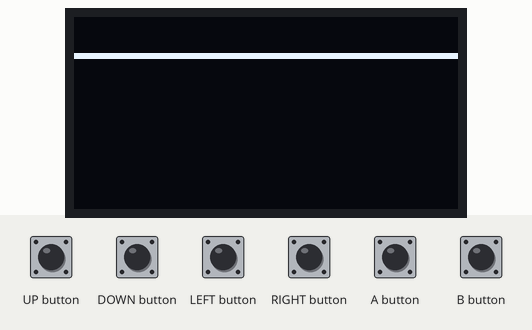
Recording of a sketch running on a simulated Arduboy, built with avr-gcc and run on an emulated ATmega32U4. Parts: 128×64 one-colour display. Random numbers use the default seed unless the sketch sets one; what the sketch prints to the serial monitor is not drawn.

Above: at 0.58 s.
At 1.01 s:
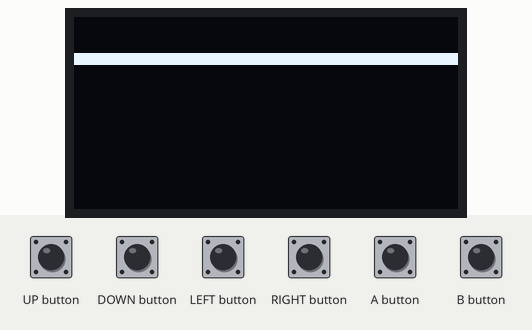
At 1.87 s:
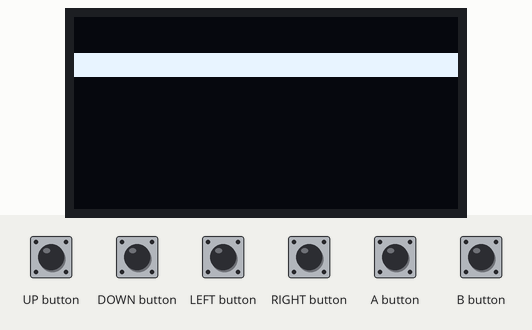
At 3.17 s:
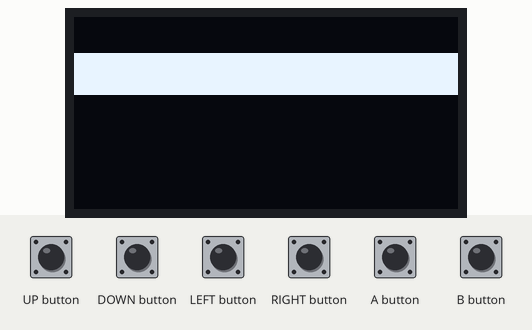
At 4.48 s:
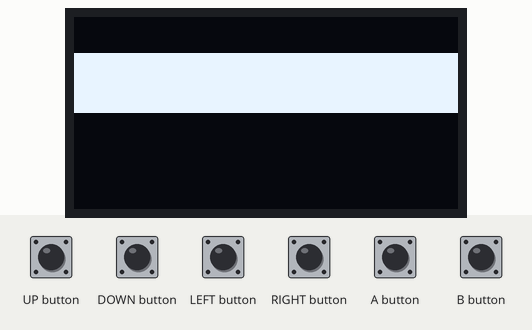
At 5.53 s:
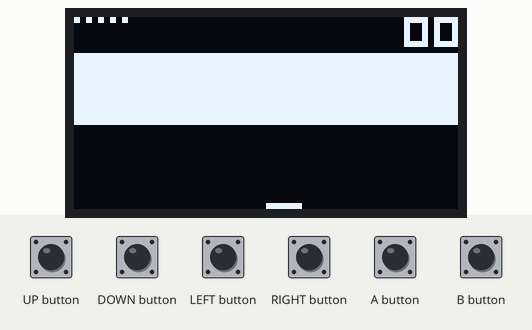

The sketch:

Chip8_arduboy_p.ino
```cpp
#include <Arduboy.h>
#include <stdlib.h>

Arduboy arduboy;
//INIT
unsigned short opcode;
unsigned short pc = 0x200;
unsigned short I = 0;
unsigned short sp = 0;

unsigned short stack[16] = {0, 0, 0, 0, 0, 0, 0, 0, 0, 0, 0, 0, 0, 0, 0, 0};
unsigned char V[16] = {0, 0, 0, 0, 0, 0, 0, 0, 0, 0, 0, 0, 0, 0, 0, 0};

const unsigned char memory[4096] PROGMEM = {240,144,144,144,240,32,96,32,32,112,240,16,240,128,240,240,16,240,16,240,144,144,240,16,16,240,128,240,16,240,240,128,240,144,240,240,16,32,64,64,240,144,240,144,240,240,144,240,16,240,240,144,240,144,144,224,144,224,144,224,240,128,128,128,240,224,144,144,144,224,240,128,240,128,240,240,128,240,128,128,0,0,0,0,0,0,0,0,0,0,0,0,0,0,0,0,0,0,0,0,0,0,0,0,0,0,0,0,0,0,0,0,0,0,0,0,0,0,0,0,0,0,0,0,0,0,0,0,0,0,0,0,0,0,0,0,0,0,0,0,0,0,0,0,0,0,0,0,0,0,0,0,0,0,0,0,0,0,0,0,0,0,0,0,0,0,0,0,0,0,0,0,0,0,0,0,0,0,0,0,0,0,0,0,0,0,0,0,0,0,0,0,0,0,0,0,0,0,0,0,0,0,0,0,0,0,0,0,0,0,0,0,0,0,0,0,0,0,0,0,0,0,0,0,0,0,0,0,0,0,0,0,0,0,0,0,0,0,0,0,0,0,0,0,0,0,0,0,0,0,0,0,0,0,0,0,0,0,0,0,0,0,0,0,0,0,0,0,0,0,0,0,0,0,0,0,0,0,0,0,0,0,0,0,0,0,0,0,0,0,0,0,0,0,0,0,0,0,0,0,0,0,0,0,0,0,0,0,0,0,0,0,0,0,0,0,0,0,0,0,0,0,0,0,0,0,0,0,0,0,0,0,0,0,0,0,0,0,0,0,0,0,0,0,0,0,0,0,0,0,0,0,0,0,0,0,0,0,0,0,0,0,0,0,0,0,0,0,0,0,0,0,0,0,0,0,0,0,0,0,0,0,0,0,0,0,0,0,0,0,0,0,0,0,0,0,0,0,0,0,0,0,0,0,0,0,0,0,0,0,0,0,0,0,0,0,0,0,0,0,0,0,0,0,0,0,0,0,0,0,0,0,0,0,0,0,0,0,0,0,0,0,0,0,0,0,0,0,0,0,0,0,0,0,0,0,0,0,0,0,0,0,0,0,0,0,0,0,0,0,0,0,0,0,0,0,0,0,0,0,0,0,0,0,0,0,0,0,0,0,0,0,0,0,0,0,0,0,0,0,0,0,0,0,0,0,0,0,0,0,0,0,110,5,101,0,107,6,106,0,163,12,218,177,122,4,58,64,18,8,123,1,59,18,18,6,108,32,109,31,163,16,220,209,34,246,96,0,97,0,163,18,208,17,112,8,163,14,208,17,96,64,240,21,240,7,48,0,18,52,198,15,103,30,104,1,105,255,163,14,214,113,163,16,220,209,96,4,224,161,124,254,96,6,224,161,124,2,96,63,140,2,220,209,163,14,214,113,134,132,135,148,96,63,134,2,97,31,135,18,71,31,18,172,70,0,104,1,70,63,104,255,71,0,105,1,214,113,63,1,18,170,71,31,18,170,96,5,128,117,63,0,18,170,96,1,240,24,128,96,97,252,128,18,163,12,208,113,96,254,137,3,34,246,117,1,34,246,69,192,19,24,18,70,105,255,128,96,128,197,63,1,18,202,97,2,128,21,63,1,18,224,128,21,63,1,18,238,128,21,63,1,18,232,96,32,240,24,163,14,126,255,128,224,128,4,97,0,208,17,62,0,18,48,18,222,120,255,72,254,104,255,18,238,120,1,72,2,104,1,96,4,240,24,105,255,18,112,163,20,245,51,242,101,241,41,99,55,100,0,211,69,115,5,242,41,211,69,0,238,240,0,128,0,252,0,170,0,0,0,0,0,110,5,0,224,18,4,0,0,0,0,0,0,0,0,0,0,0,0,0,0,0,0,0,0,0,0,0,0,0,0,0,0,0,0,0,0,0,0,0,0,0,0,0,0,0,0,0,0,0,0,0,0,0,0,0,0,0,0,0,0,0,0,0,0,0,0,0,0,0,0,0,0,0,0,0,0,0,0,0,0,0,0,0,0,0,0,0,0,0,0,0,0,0,0,0,0,0,0,0,0,0,0,0,0,0,0,0,0,0,0,0,0,0,0,0,0,0,0,0,0,0,0,0,0,0,0,0,0,0,0,0,0,0,0,0,0,0,0,0,0,0,0,0,0,0,0,0,0,0,0,0,0,0,0,0,0,0,0,0,0,0,0,0,0,0,0,0,0,0,0,0,0,0,0,0,0,0,0,0,0,0,0,0,0,0,0,0,0,0,0,0,0,0,0,0,0,0,0,0,0,0,0,0,0,0,0,0,0,0,0,0,0,0,0,0,0,0,0,0,0,0,0,0,0,0,0,0,0,0,0,0,0,0,0,0,0,0,0,0,0,0,0,0,0,0,0,0,0,0,0,0,0,0,0,0,0,0,0,0,0,0,0,0,0,0,0,0,0,0,0,0,0,0,0,0,0,0,0,0,0,0,0,0,0,0,0,0,0,0,0,0,0,0,0,0,0,0,0,0,0,0,0,0,0,0,0,0,0,0,0,0,0,0,0,0,0,0,0,0,0,0,0,0,0,0,0,0,0,0,0,0,0,0,0,0,0,0,0,0,0,0,0,0,0,0,0,0,0,0,0,0,0,0,0,0,0,0,0,0,0,0,0,0,0,0,0,0,0,0,0,0,0,0,0,0,0,0,0,0,0,0,0,0,0,0,0,0,0,0,0,0,0,0,0,0,0,0,0,0,0,0,0,0,0,0,0,0,0,0,0,0,0,0,0,0,0,0,0,0,0,0,0,0,0,0,0,0,0,0,0,0,0,0,0,0,0,0,0,0,0,0,0,0,0,0,0,0,0,0,0,0,0,0,0,0,0,0,0,0,0,0,0,0,0,0,0,0,0,0,0,0,0,0,0,0,0,0,0,0,0,0,0,0,0,0,0,0,0,0,0,0,0,0,0,0,0,0,0,0,0,0,0,0,0,0,0,0,0,0,0,0,0,0,0,0,0,0,0,0,0,0,0,0,0,0,0,0,0,0,0,0,0,0,0,0,0,0,0,0,0,0,0,0,0,0,0,0,0,0,0,0,0,0,0,0,0,0,0,0,0,0,0,0,0,0,0,0,0,0,0,0,0,0,0,0,0,0,0,0,0,0,0,0,0,0,0,0,0,0,0,0,0,0,0,0,0,0,0,0,0,0,0,0,0,0,0,0,0,0,0,0,0,0,0,0,0,0,0,0,0,0,0,0,0,0,0,0,0,0,0,0,0,0,0,0,0,0,0,0,0,0,0,0,0,0,0,0,0,0,0,0,0,0,0,0,0,0,0,0,0,0,0,0,0,0,0,0,0,0,0,0,0,0,0,0,0,0,0,0,0,0,0,0,0,0,0,0,0,0,0,0,0,0,0,0,0,0,0,0,0,0,0,0,0,0,0,0,0,0,0,0,0,0,0,0,0,0,0,0,0,0,0,0,0,0,0,0,0,0,0,0,0,0,0,0,0,0,0,0,0,0,0,0,0,0,0,0,0,0,0,0,0,0,0,0,0,0,0,0,0,0,0,0,0,0,0,0,0,0,0,0,0,0,0,0,0,0,0,0,0,0,0,0,0,0,0,0,0,0,0,0,0,0,0,0,0,0,0,0,0,0,0,0,0,0,0,0,0,0,0,0,0,0,0,0,0,0,0,0,0,0,0,0,0,0,0,0,0,0,0,0,0,0,0,0,0,0,0,0,0,0,0,0,0,0,0,0,0,0,0,0,0,0,0,0,0,0,0,0,0,0,0,0,0,0,0,0,0,0,0,0,0,0,0,0,0,0,0,0,0,0,0,0,0,0,0,0,0,0,0,0,0,0,0,0,0,0,0,0,0,0,0,0,0,0,0,0,0,0,0,0,0,0,0,0,0,0,0,0,0,0,0,0,0,0,0,0,0,0,0,0,0,0,0,0,0,0,0,0,0,0,0,0,0,0,0,0,0,0,0,0,0,0,0,0,0,0,0,0,0,0,0,0,0,0,0,0,0,0,0,0,0,0,0,0,0,0,0,0,0,0,0,0,0,0,0,0,0,0,0,0,0,0,0,0,0,0,0,0,0,0,0,0,0,0,0,0,0,0,0,0,0,0,0,0,0,0,0,0,0,0,0,0,0,0,0,0,0,0,0,0,0,0,0,0,0,0,0,0,0,0,0,0,0,0,0,0,0,0,0,0,0,0,0,0,0,0,0,0,0,0,0,0,0,0,0,0,0,0,0,0,0,0,0,0,0,0,0,0,0,0,0,0,0,0,0,0,0,0,0,0,0,0,0,0,0,0,0,0,0,0,0,0,0,0,0,0,0,0,0,0,0,0,0,0,0,0,0,0,0,0,0,0,0,0,0,0,0,0,0,0,0,0,0,0,0,0,0,0,0,0,0,0,0,0,0,0,0,0,0,0,0,0,0,0,0,0,0,0,0,0,0,0,0,0,0,0,0,0,0,0,0,0,0,0,0,0,0,0,0,0,0,0,0,0,0,0,0,0,0,0,0,0,0,0,0,0,0,0,0,0,0,0,0,0,0,0,0,0,0,0,0,0,0,0,0,0,0,0,0,0,0,0,0,0,0,0,0,0,0,0,0,0,0,0,0,0,0,0,0,0,0,0,0,0,0,0,0,0,0,0,0,0,0,0,0,0,0,0,0,0,0,0,0,0,0,0,0,0,0,0,0,0,0,0,0,0,0,0,0,0,0,0,0,0,0,0,0,0,0,0,0,0,0,0,0,0,0,0,0,0,0,0,0,0,0,0,0,0,0,0,0,0,0,0,0,0,0,0,0,0,0,0,0,0,0,0,0,0,0,0,0,0,0,0,0,0,0,0,0,0,0,0,0,0,0,0,0,0,0,0,0,0,0,0,0,0,0,0,0,0,0,0,0,0,0,0,0,0,0,0,0,0,0,0,0,0,0,0,0,0,0,0,0,0,0,0,0,0,0,0,0,0,0,0,0,0,0,0,0,0,0,0,0,0,0,0,0,0,0,0,0,0,0,0,0,0,0,0,0,0,0,0,0,0,0,0,0,0,0,0,0,0,0,0,0,0,0,0,0,0,0,0,0,0,0,0,0,0,0,0,0,0,0,0,0,0,0,0,0,0,0,0,0,0,0,0,0,0,0,0,0,0,0,0,0,0,0,0,0,0,0,0,0,0,0,0,0,0,0,0,0,0,0,0,0,0,0,0,0,0,0,0,0,0,0,0,0,0,0,0,0,0,0,0,0,0,0,0,0,0,0,0,0,0,0,0,0,0,0,0,0,0,0,0,0,0,0,0,0,0,0,0,0,0,0,0,0,0,0,0,0,0,0,0,0,0,0,0,0,0,0,0,0,0,0,0,0,0,0,0,0,0,0,0,0,0,0,0,0,0,0,0,0,0,0,0,0,0,0,0,0,0,0,0,0,0,0,0,0,0,0,0,0,0,0,0,0,0,0,0,0,0,0,0,0,0,0,0,0,0,0,0,0,0,0,0,0,0,0,0,0,0,0,0,0,0,0,0,0,0,0,0,0,0,0,0,0,0,0,0,0,0,0,0,0,0,0,0,0,0,0,0,0,0,0,0,0,0,0,0,0,0,0,0,0,0,0,0,0,0,0,0,0,0,0,0,0,0,0,0,0,0,0,0,0,0,0,0,0,0,0,0,0,0,0,0,0,0,0,0,0,0,0,0,0,0,0,0,0,0,0,0,0,0,0,0,0,0,0,0,0,0,0,0,0,0,0,0,0,0,0,0,0,0,0,0,0,0,0,0,0,0,0,0,0,0,0,0,0,0,0,0,0,0,0,0,0,0,0,0,0,0,0,0,0,0,0,0,0,0,0,0,0,0,0,0,0,0,0,0,0,0,0,0,0,0,0,0,0,0,0,0,0,0,0,0,0,0,0,0,0,0,0,0,0,0,0,0,0,0,0,0,0,0,0,0,0,0,0,0,0,0,0,0,0,0,0,0,0,0,0,0,0,0,0,0,0,0,0,0,0,0,0,0,0,0,0,0,0,0,0,0,0,0,0,0,0,0,0,0,0,0,0,0,0,0,0,0,0,0,0,0,0,0,0,0,0,0,0,0,0,0,0,0,0,0,0,0,0,0,0,0,0,0,0,0,0,0,0,0,0,0,0,0,0,0,0,0,0,0,0,0,0,0,0,0,0,0,0,0,0,0,0,0,0,0,0,0,0,0,0,0,0,0,0,0,0,0,0,0,0,0,0,0,0,0,0,0,0,0,0,0,0,0,0,0,0,0,0,0,0,0,0,0,0,0,0,0,0,0,0,0,0,0,0,0,0,0,0,0,0,0,0,0,0,0,0,0,0,0,0,0,0,0,0,0,0,0,0,0,0,0,0,0,0,0,0,0,0,0,0,0,0,0,0,0,0,0,0,0,0,0,0,0,0,0,0,0,0,0,0,0,0,0,0,0,0,0,0,0,0,0,0,0,0,0,0,0,0,0,0,0,0,0,0,0,0,0,0,0,0,0,0,0,0,0,0,0,0,0,0,0,0,0,0,0,0,0,0,0,0,0,0,0,0,0,0,0,0,0,0,0,0,0,0,0,0,0,0,0,0,0,0,0,0,0,0,0,0,0,0,0,0,0,0,0,0,0,0,0,0,0,0,0,0,0,0,0,0,0,0,0,0,0,0,0,0,0,0,0,0,0,0,0,0,0,0,0,0,0,0,0,0,0,0,0,0,0,0,0,0,0,0,0,0,0,0,0,0,0,0,0,0,0,0,0,0,0,0,0,0,0,0,0,0,0,0,0,0,0,0,0,0,0,0,0,0,0,0,0,0,0,0,0,0,0,0,0,0,0,0,0,0,0,0,0,0,0,0,0,0,0,0,0,0,0,0,0,0,0,0,0,0,0,0,0,0,0,0,0,0,0,0,0,0,0,0,0,0,0,0,0,0,0,0,0,0,0,0,0,0,0,0,0,0,0,0,0,0,0,0,0,0,0,0,0,0,0,0,0,0,0,0,0,0,0,0,0,0,0,0,0,0,0,0,0,0,0,0,0,0,0,0,0,0,0,0,0,0,0,0,0,0,0,0,0,0,0,0,0,0,0,0,0,0,0,0,0,0,0,0,0,0,0,0,0,0,0,0,0,0,0,0,0,0,0,0,0,0,0,0,0,0,0,0,0,0,0,0,0,0,0,0,0,0,0,0,0,0,0,0,0,0,0,0,0,0,0,0,0,0,0,0,0,0,0,0,0,0,0,0,0,0,0,0,0,0,0,0,0,0,0,0,0,0,0,0,0,0,0,0,0,0,0,0,0,0,0,0,0,0,0,0,0,0,0,0,0,0,0,0,0,0,0,0,0,0,0,0,0,0,0,0,0,0,0,0,0,0,0,0,0,0,0,0,0,0,0,0,0,0,0,0,0,0,0,0,0,0,0,0,0,0,0,0,0,0,0,0,0,0,0,0,0,0,0,0,0,0,0,0,0,0,0,0,0,0,0,0,0,0,0,0,0,0,0,0,0,0,0,0,0,0,0,0,0,0,0,0,0,0,0,0,0,0,0,0,0,0,0,0,0,0,0,0,0,0,0,0,0,0,0,0,0,0,0,0,0,0,0,0,0,0,0,0,0,0,0,0,0,0,0,0,0,0,0,0,0,0,0,0,0,0,0,0,0,0,0,0,0,0,0,0,0,0,0,0,0,0,0,0,0,0,0,0,0,0,0,0,0,0,0,0,0,0,0,0,0,0,0,0,0,0,0,0,0,0,0,0,0,0,0,0,0,0,0,0,0,0,0,0,0,0,0,0,0,0,0,0,0,0,0,0,0,0,0,0,0,0,0,0,0,0,0,0,0,0,0,0,0,0,0,0,0,0,0,0,0,0,0,0,0,0,0,0,0,0,0,0,0,0,0,0,0,0,0,0,0,0,0,0,0,0,0,0,0,0,0,0,0,0,0,0,0,0,0,0,0,0,0,0,0,0,0,0,0,0,0,0,0,0,0,0,0,0,0,0,0,0,0,0,0,0,0,0,0,0,0,0,0,0,0,0,0,0,0,0,0,0,0,0,0,0,0,0,0,0,0,0,0,0,0,0,0,0,0,0,0,0,0,0,0,0,0,0,0,0,0,0,0,0,0,0,0,0,0,0,0,0,0,0,0,0,0,0,0,0,0,0,0,0,0,0,0,0,0,0,0,0,0,0,0,0,0,0,0,0,0,0,0,0,0,0,0,0,0,0,0,0,0,0,0,0,0,0,0,0,0,0,0,0,0,0,0,0,0,0,0,0,0,0,0,0,0,0,0,0,0,0,0,0,0,0,0,0,0,0,0,0,0,0,0,0,0,0,0,0,0,0,0,0,0,0,0,0,0,0,0,0,0,0,0,0,0,0,0,0,0,0,0,0,0,0,0,0,0,0,0,0,0,0,0,0,0,0,0,0,0,0,0,0,0,0,0,0,0,0,0,0,0,0,0,0,0,0,0,0,0,0,0,0,0,0,0,0,0,0,0,0,0,0,0,0,0,0,0,0,0,0,0,0,0,0,0,0,0,0,0,0,0,0,0,0,0,0,0,0,0,0,0,0,0,0,0,0,0,0,0,0,0,0,0,0,0,0,0,0,0,0,0,0,0,0,0,0,0,0,0,0,0,0,0,0,0,0,0,0,0,0,0,0,0,0,0,0,0,0,0,0,0,0,0,0,0,0,0,0,0,0,0,0,0,0,0,0,0,0,0,0,0,0,0,0,0,0,0,0,0,0,0,0,0,0,0,0,0,0,0,0,0,0,0,0,0,0,0,0,0,0,0,0,0,0,0,0,0,0,0,0,0,0,0,0,0,0,0,0,0,0,0,0,0,0,0,0,0,0,0,0,0,0,0,0,0,0,0,0,0,0,0,0,0,0,0,0,0,0,0,0,0,0,0,0,0,0,0,0,0,0,0,0,0,0,0,0,0,0,0,0,0,0,0,0,0,0,0,0,0,0,0,0,0,0,0,0,0,0,0,0,0,0,0,0,0,0,0,0,0,0,0,0,0,0,0,0,0,0,0,0,0,0,0,0,0,0,0,0,0,0,0,0,0,0,0,0,0,0,0,0,0,0,0,0,0,0,0,0,0,0,0,0,0,0,0,0,0,0,0,0,0,0,0,0,0,0,0,0,0,0,0,0,0,0,0,0,0,0,0,0,0,0,0,0,0,0,0,0,0,0,0,0,0,0,0,0,0,0,0,0,0,0,0,0,0,0,0,0,0,0,0,0,0,0,0,0,0,0,0,0,0,0,0,0};


//const unsigned char memory[4096] PROGMEM = {};

unsigned char delay_timer = 0;
unsigned char sound_timer = 0;

unsigned char keys[16] = {0, 0, 0, 0, 0, 0, 0, 0, 0, 0, 0, 0, 0, 0, 0, 0};

//For now these are constant length arrays of length 16! This means our mapping from editable index to RAM_memory will be (index % 16).
int RAM_indices[16] = {-1, -1, -1, -1, -1, -1, -1, -1, -1, -1, -1, -1, -1, -1, -1, -1};
unsigned char RAM_memory[16] = {0, 0, 0, 0, 0, 0, 0, 0, 0, 0, 0, 0, 0, 0, 0, 0};

int cycle = 0;

void setup() {
  // put your setup code here, to run once:

  arduboy.begin();
  Serial.begin(9600);
  arduboy.clear();

  arduboy.setFrameRate(480);

}

void emulateCycle(){
  /*Emulates cycle by decoding and executing opcode.
   * Note that any time we read from PROGMEM, we need to make sure the value we're grabbing hasn't been reassigned to RAM_memory.
   * We don't need to pass pointers in, we can edit arrays and counters in global space.
   * No graphics map implemented. This means the game should show up as a 64 * 32 square on the arduboy (only half the screen).
   */

  unsigned short decoded = 0;
  unsigned short x = 0;
  unsigned short y = 0;


  bool dRAM_1 = false; //Will need to access RAM_memory for pc.
  bool dRAM_2 = false; //Will need to access RAM_memory for pc + 1.
  int pcind = 0;
  int pc1ind = 0;
  for(int i = 0; i < 16; i++){
    if(RAM_indices[i] == pc){ //pc is in dynamic memory.
      dRAM_1 = true;
      pcind = i;
    }
    if(RAM_indices[i] == pc + 1){ //pc + 1 is dynamic memory.
      dRAM_2 = true;
      pc1ind = i;
    }
  }

  unsigned char byte1;
  unsigned char byte2;
  if(dRAM_1 && dRAM_2){ //Both pc and pc + 1 are in dynamic memory.
    opcode = RAM_memory[pcind] << 8 | RAM_memory[pc1ind];
  }else if(dRAM_1){
    //byte2 = pgm_read_word_near(memory + pc + 1);
    byte2 = pgm_read_byte(&(memory[pc + 1]));
    opcode = RAM_memory[pcind] << 8 | byte2;
  }else if(dRAM_2){
    //byte1 = pgm_read_word_near(memory + pc);
    byte1 = pgm_read_byte(&(memory[pc]));
    opcode = byte1 << 8 | RAM_memory[pc1ind];
  }else{ //Neither are in dynamic memory. MOST LIKELY CASE.
    byte1 = pgm_read_byte(&(memory[pc])); //Function for reading from PROGMEM
    byte2 = pgm_read_byte(&(memory[pc + 1]));
    opcode = byte1 << 8 | byte2;
  }

  decoded = opcode & 0xF000;

  x = (opcode & 0x0F00) >> 8;
  y = (opcode & 0x00F0) >> 4;

  //OPCODES AS REGULAR! SEE COMMENTS FOR CHANGES. FOR ORIGINAL SEE PYTHON FILE.
  if(decoded == 0x0000){
    if(opcode == 0x00E0){
      arduboy.clear(); //Clears screen.
      pc += 2;

    }else if(opcode == 0x00EE){
      sp -= 1;
      pc = stack[sp];
      pc += 2;
    }

  }else if(decoded == 0x1000){
    pc = opcode & 0x0FFF;

  }else if(decoded == 0x2000){
    stack[sp] = pc;
    sp += 1;
    pc = opcode & 0x0FFF;

  }else if(decoded == 0x3000){
    unsigned char opF = opcode & 0x00FF;
    if(V[x] == opF){
      pc += 4;
    }
    else{
      pc += 2;
    }

  }else if (decoded == 0x4000){
    unsigned char opF = opcode & 0x00FF;
    if(V[x] != opF){
      pc += 4;
    }
    else{
      pc += 2;
    }

  }else if(decoded == 0x5000){
    if(V[x] == V[y]){
      pc += 4;
    }
    else{
      pc += 2;
    }

  }else if(decoded == 0x6000){
    V[x] = opcode & 0x00FF;
    pc += 2;

  }else if(decoded == 0x7000){
    V[x] = V[x] + (opcode & 0x00FF);
    unsigned short opF = (opcode & 0x00FF);
    if(opF > 255){
       V[15] = 1;
    }
    else{
       V[15] = 0;
    }

    pc += 2;

  }else if(decoded == 0x8000){
    unsigned short last_digit = opcode & 0x000F;
    if(last_digit == 0x0){
      V[x] = V[y];
      pc += 2;
    }else if(last_digit == 0x1){
      V[x] = V[x] | V[y];
      pc += 2;
    }else if(last_digit == 0x2){
      V[x] = V[x] & V[y];
      pc += 2;
    }else if(last_digit == 0x3){
      V[x] = V[x] ^ V[y];
      pc += 2;
    }else if(last_digit == 0x4){
      int s = (int)V[x] + (int)V[y];
      V[x] = V[x] + V[y];
      if(s > 255)
        V[15] = 1;
      else
        V[15] = 0;
      pc += 2;
    }else if(last_digit == 0x5){
      int diff = (int)V[x] - (int)V[y];
      V[x] = V[x] - V[y];
      if(diff < 0)
        V[15] = 0;
      else
        V[15] = 1;
      pc += 2;
    }else if(last_digit == 0x6){
      V[15] = V[x] & 0x1;
      V[x] = V[x] >> 1;
      pc += 2;
    }else if(last_digit == 0x7){
      int diff2 = (int)V[y] - (int)V[x];
      V[x] = V[y] - V[x];
      if(diff2 < 0)
        V[15] = 0;
      else
        V[15] = 1;
      pc += 2;
    }else if(last_digit == 0xE){
      V[15] = (V[x] & 0xC0) >> 6;
      V[x] = V[x] << 1;
      pc += 2;
    }

  }else if(decoded == 0x9000){
    if(V[x] != V[y])
      pc += 4;
    else
      pc += 2;

  }else if(decoded == 0xA000){
    I = opcode & 0x0FFF;
    pc += 2;

  }else if(decoded == 0xB000){
    pc = (opcode & 0x0FFF) + V[0];

  }else if(decoded == 0xC000){
    V[x] = (opcode & 0x00FF) & (rand() % 255); //RANDOM INTEGER
    pc += 2;

  }else if(decoded == 0xD000){
    unsigned short heightl = opcode & 0x000F;
    unsigned short pixel = 0;

    V[15] = 0;

    for(int row = 0; row < heightl; row++){

     bool dRAM_3 = false; //Pixel is taken from memory, so we need to check our RAM array!
     int pc2ind = 0;
     for(int i = 0; i < 16; i++){
        if(RAM_indices[i] == I + row){
          dRAM_3 = true;
          pc2ind = i;
          break;
        }
      }

      if(dRAM_3){
        pixel = RAM_memory[pc2ind];
      }else{
        //pixel = memory[I + row];
        //pixel = pgm_read_word_near(memory + I + row);
        pixel = pgm_read_byte(&(memory[I + row]));
      }

      for(int col = 0; col < 8; col++){
        int px = pixel & (0x80 >> col);
        if(px != 0){
          int pos1 = 2 * ((V[x] + col) % 64);
          int pos2 = 2 * ((V[y] + row) % 32);

          //V[y] not updated
          int pixState = arduboy.getPixel(pos1, pos2);
          if(pixState != 0){
            arduboy.drawPixel(pos1, pos2, BLACK);
            arduboy.drawPixel(pos1 + 1, pos2, BLACK);
            arduboy.drawPixel(pos1, pos2 + 1, BLACK);
            arduboy.drawPixel(pos1 + 1, pos2 + 1, BLACK);
            V[15] = 1;
          }else{
            arduboy.drawPixel(pos1, pos2, WHITE);
            arduboy.drawPixel(pos1 + 1, pos2, WHITE);
            arduboy.drawPixel(pos1, pos2 + 1, WHITE);
            arduboy.drawPixel(pos1 + 1, pos2 + 1, WHITE);
         }
        }


      }
    }

    pc += 2;

  }else if(decoded == 0xE000){
    unsigned short last_digit = opcode & 0x000F;
    if(last_digit == 0xE){
      unsigned char kV = keys[V[x]];
      if(kV == 1)
        pc += 4;
      else
        pc += 2;

    }else if(last_digit == 0x1){
      unsigned char kV = keys[V[x]];
      if(kV == 0)
        pc += 4;
      else
        pc += 2;
    }

  }else if(decoded == 0xF000){
    unsigned short last_digits = opcode & 0x00FF;
    if(last_digits == 0x07){
      V[x] = delay_timer;
      pc += 2;

    }else if(last_digits == 0x0A){
      bool key_press = false;
      for(int i = 0; i < 16; i++){
        if(keys[i] == 1){
          V[x] = i;
          key_press = true;
        }
      }

      if(key_press)
        pc += 2;

    }else if(last_digits == 0x15){
      delay_timer = V[x];
      pc += 2;

    }else if(last_digits == 0x18){
      sound_timer = V[x];
      pc += 2;

    }else if(last_digits == 0x1E){
      I = I + V[x];
      pc += 2;

    }else if(last_digits == 0x29){
      I = V[x] * 5;
      pc += 2;

    }else if(last_digits == 0x33){
      //Recall that we write modulo 16.
      RAM_memory[I % 16] = V[x] / 100;
      RAM_memory[(I + 1) % 16] = (V[x] / 10) % 10;
      RAM_memory[(I + 2) % 16] = (V[x] % 100) % 10;

      RAM_indices[I % 16] = I;
      RAM_indices[(I + 1) % 16] = I + 1;
      RAM_indices[(I + 2) % 16] = I + 2;

      pc += 2;

    }else if(last_digits == 0x55){
      //opcode not accessed in this case.
      for(int i = 0; i < 16; i++){
        if(i == x + 1)
          break;
      //writing to mem, forego for now- this opcode is not used for Brix.ch8.
      //we can quickly implement this in a similar fashion to the previous opcode.
      RAM_memory[(I + i) % 16] = V[i];
      RAM_indices[(I + i) % 16] = i;
      }

      pc += 2;

    }else if(last_digits == 0x65){
      for(int i = 0; i < 16; i++){
        if(i == x + 1)
          break;
        //Final memory read.
        if(I + i == RAM_indices[(I + i) % 16]){
          V[i] = RAM_memory[(I + i) % 16];
        }else{
          //V[i] = pgm_read_word_near(memory + I + i);
          V[i] = pgm_read_byte(&(memory[I + i]));
        }
      }
      pc += 2;
    }
  }


  if(sound_timer > 0){
    sound_timer -= 1;
    if(sound_timer == 0)
      Serial.println("BEEP");

  }

  if(delay_timer > 0){
    delay_timer -= 1;
  }

  Serial.print(cycle);
  Serial.print(" ");
  Serial.print(opcode);
  Serial.print(" ");
  printArray(16, V);
  Serial.println("--");

  cycle += 1;

}

void printArray(int len, unsigned char arr[]){
  Serial.print("[");
  for(int i = 0; i < len; i++){
    Serial.print(arr[i]);
    Serial.print(", ");

  }
  Serial.print("]");
  Serial.print("\n");


}

void setKeys(){
   unsigned char state[16] = {0, 0, 0, 0, 0, 0, 0, 0, 0, 0, 0, 0, 0, 0, 0, 0};
   if(arduboy.pressed(LEFT_BUTTON)){
      state[4] = 1;
   }else if(arduboy.pressed(RIGHT_BUTTON)){
      state[6] = 1;
   }

   //keys = state;
   memcpy(keys, state, 16);

}

void loop() {
  // put your main code here, to run repeatedly:
  if (!(arduboy.nextFrame()))
    return;

  emulateCycle();
  setKeys();
  arduboy.display();

}
```
